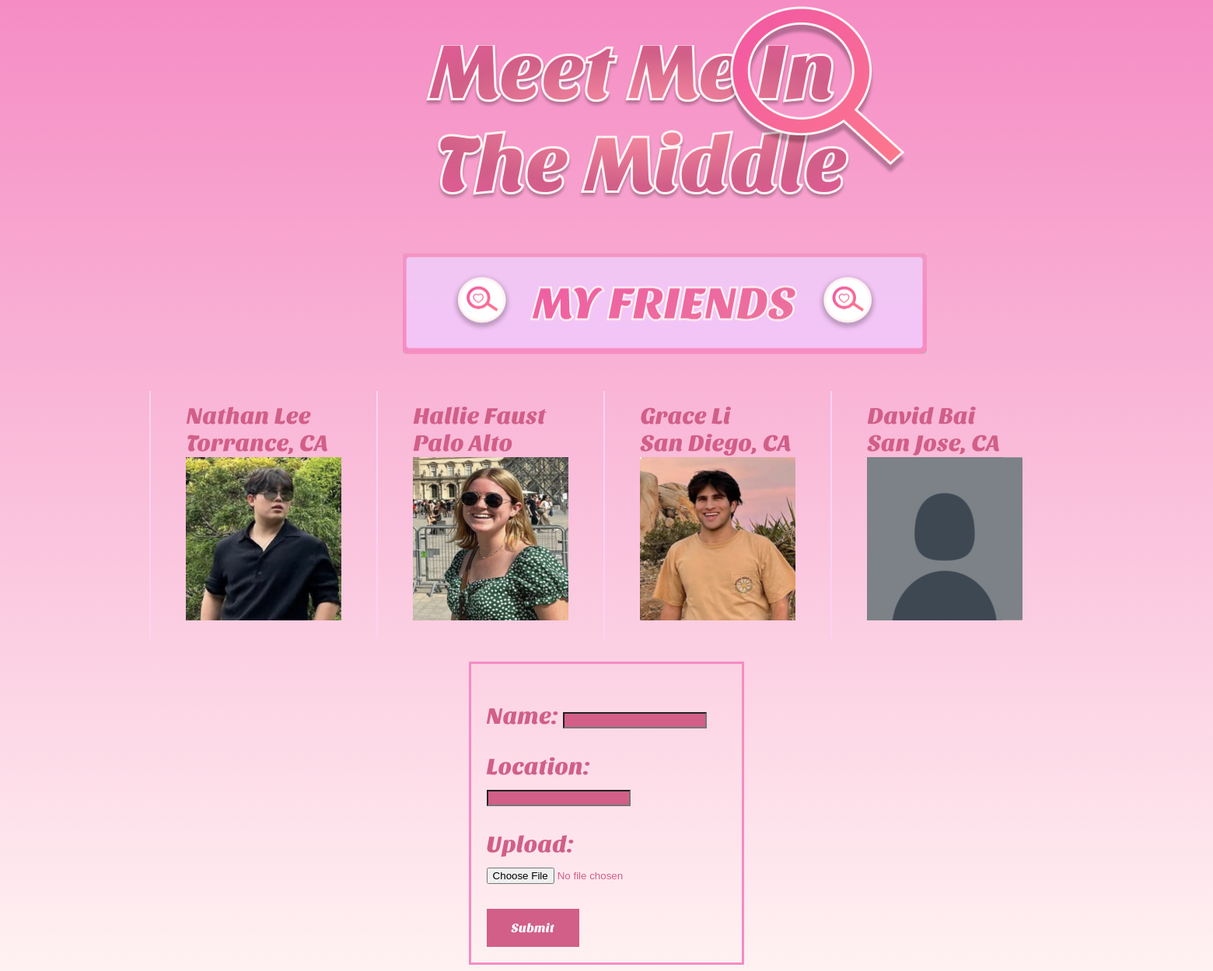
Before: /friends with the older database file.
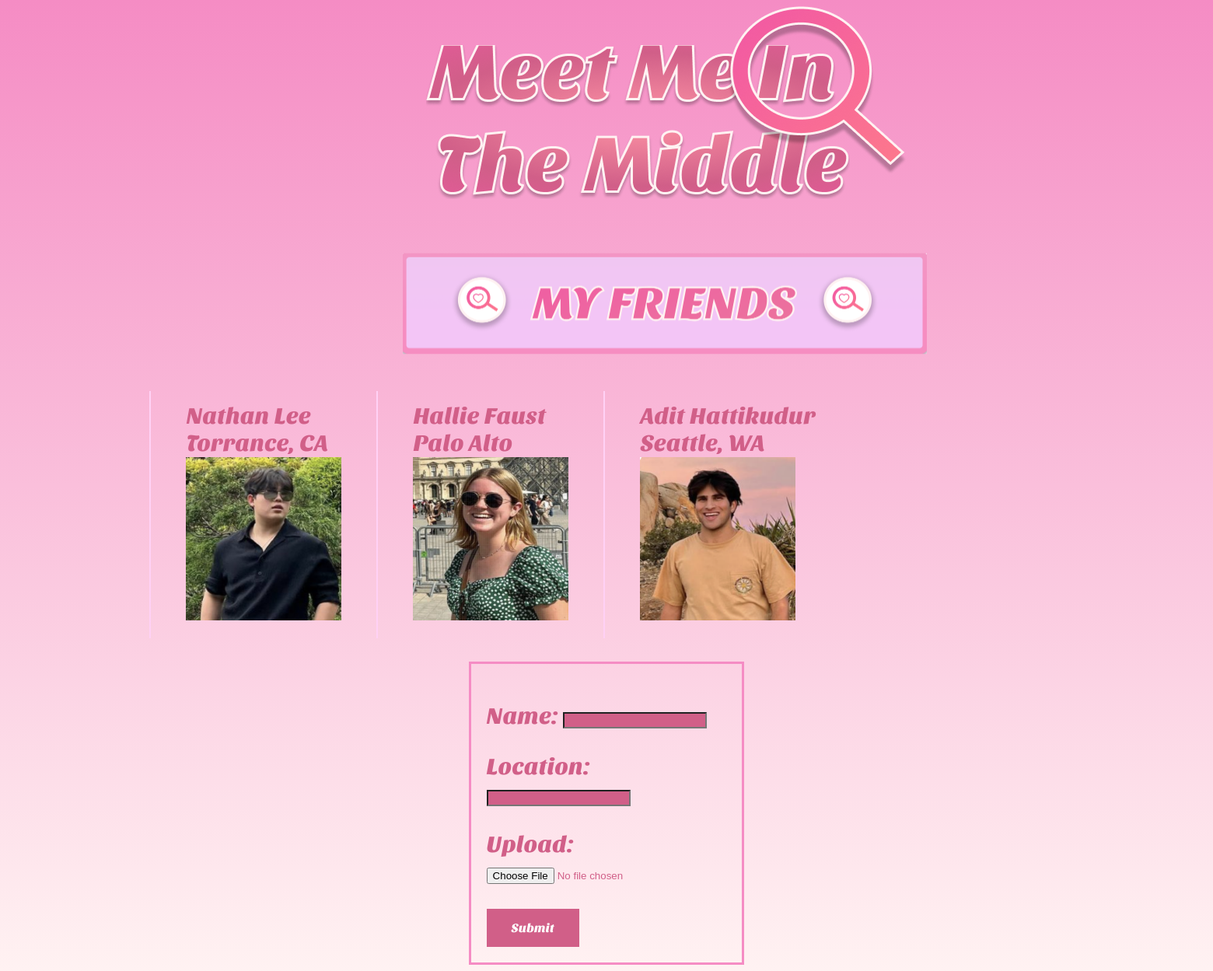
After: the same page with the newer database file.
### app/models.py (models this page shows, shortened)
class Friend(models.Model):
    name = models.CharField(max_length=200)
    location = models.CharField(max_length=200)
    upload = models.ImageField(upload_to="media/", default="NULL")

### app/views.py (the view)
# urls.py: path('friends', views.friends)
def friends(request):
    if request.method == "POST":
        form = FriendForm(request.POST, request.FILES)
        if form.is_valid():
            form.save()
    print(Friend.objects.filter().values())
    form = FriendForm()
    return render(request, "friends.html", {"form": form, "friends": Friend.objects.filter().values()})

### app/forms.py
class FriendForm(ModelForm):
    class Meta:
        model = Friend
        fields = ["name", "location", "upload"]

### templates/friends.html (shortened to what this page needs)
<!DOCTYPE html>
<html lang="en">
<link rel="stylesheet" href="static/friendsstyle.css">
<body>
    <div class = "Desktop1">
        <div class="Block2">
          <img class="img2" src="static/searchtext.png">
        </div>
        <div class="friends">
          <img src="static/myfriends.png">
        </div>
      </div>
      <table class="table">
        <tbody>
        {% for friend in friends %}
              <th class="item">
                <td>{{friend.name}} <br>{{friend.location}}<br><img src="media/{{ friend.upload }}" height="210" width="200"></td>
              </th>
        {% endfor %}
        </tbody>
    </table>
    <div class="enter">
        <form method="post" enctype="multipart/form-data">
            {{ form.as_p }}
        <button class="button">Submit</button>
        </form>
    </div>
</body>
</html>

### static/friendsstyle.css (style rules this page uses)
body { background: linear-gradient(#F58CC4, #FFF2F2); }
.Desktop1 { width: 100%; height: 100%; position: center; }
.Block2 { position: relative; top: 50px; left: 35%; }
.img2 { position: absolute; top: -50px; left: 270px; }
.friends { transform: scale(0.5); position: relative; top: 50px; left: 8%; }
.item { background-color: #FFD1F5; }
td { padding: 15px; display:block; }
table { border-spacing: 30px; overflow-x: auto; display: block; position: relative; left: 10%; font-family:'Sansita', sans-serif; color: #D15F88; font-size: 30px; }
.enter { margin: auto; width: 20%; border: 3px solid #F58CC4; padding: 20px; font-family:'Sansita', sans-serif; color: #D15F88; font-size: 30px; }
.button { background-color: #D15F88; border: none; color: white; padding: 15px 32px; text-align: center; text-decoration: none; display: inline-block; font-size: 16px; font-family:'Sansita', sans-serif; cursor: pointer; }
input[type=text] { background-color: #D15F88; color: white; }

Changed rows visible on the page:
removed Friend: name "David Bai", location "San Jose, CA", upload (picture)
changed Friend: name "Grace Li" → "Adit Hattikudur"; location "San Diego, CA" → "Seattle, WA"
